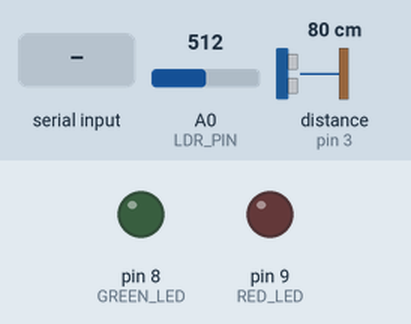
Bench run of a sketch on a simulated Arduino Uno, built with avr-gcc and run on an emulated ATmega328P. Parts: output pins drawn as LEDs (lit = HIGH). Inputs (shaded band) come from the test bench; at power-on: distance to the obstacle (sensor on pin 3) 80 cm, A0 (LDR_PIN) = 512. The echo pulse lasts 58.3 µs per cm; what the sketch prints to the serial monitor is not drawn.

Above: at 1.2 s.
1.3 s: "START\n" received over Serial
At 2.5 s:
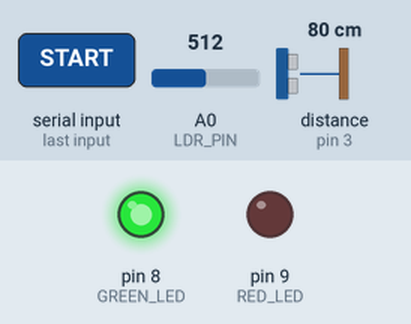
2.8 s: "GAME_OVER\n" received over Serial
At 3.2 s:
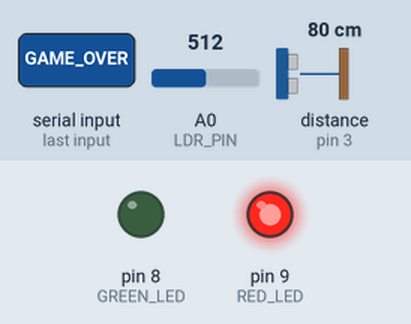
4.3 s: distance to the obstacle (sensor on pin 3) set to 54 cm
5.8 s: distance to the obstacle (sensor on pin 3) set to 46 cm
Timing chart, 0 to 8.8 s (numbered marks = the images above; inputs shaded):
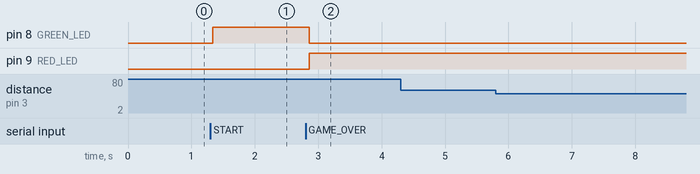

Measured:
- after the input at 1.3 s, pin 8 (GREEN_LED): LOW → HIGH at once
- after the input at 2.8 s, pin 8 (GREEN_LED): HIGH → LOW after 0.06 s; pin 9 (RED_LED): LOW → HIGH after 0.06 s
- after the input at 4.3 s, every drawn part: stays the same
- after the input at 5.8 s, every drawn part: stays the same

The sketch:

4.23test.ino
```cpp
#include <NewPing.h>

#define TRIGGER_PIN 2
#define ECHO_PIN 3
#define MAX_DISTANCE 400

#define LDR_PIN A0        // 光敏电阻
#define GREEN_LED 8       // 绿灯 = 游戏进行
#define RED_LED 9         // 红灯 = 游戏结束

NewPing sonar(TRIGGER_PIN, ECHO_PIN, MAX_DISTANCE);

unsigned long lastPingTime = 0;
const unsigned long pingInterval = 100;
int lastldrVal=1000;

void setup() {
  Serial.begin(9600);
  pinMode(LDR_PIN, INPUT);
  pinMode(GREEN_LED, OUTPUT);
  pinMode(RED_LED, OUTPUT);

  digitalWrite(GREEN_LED, LOW);
  digitalWrite(RED_LED, LOW);
}

void loop() {
  static String cmd = "";
  unsigned long now = millis();

  // 接收PC命令控制LED
  if (Serial.available()) {
    char c = Serial.read();
    if (c == '\n') {
      cmd.trim();
      if (cmd == "START") {
        digitalWrite(GREEN_LED, HIGH);
        digitalWrite(RED_LED, LOW);
      } else if (cmd == "GAME_OVER") {
        digitalWrite(GREEN_LED, LOW);
        digitalWrite(RED_LED, HIGH);
      }
      cmd = "";
    } else {
      cmd += c;
    }
  }
  // 获取超声波返回时间
  unsigned int pingTime = sonar.ping(); // 单位：微秒
  float distance=(pingTime/1000000.0)*343/2.0*100.0;//cm
  if(distance>50)
  {
    Serial.println("JUMP");
  }
  else if(distance<10)
  {
    Serial.println("CROUCH");
  }
  else
  {
    Serial.println("NONE");
  }
  // 光敏电阻：蹲下（低于阈值）
  int ldrVal = analogRead(LDR_PIN);
  if (ldrVal > 300 && lastldrVal<300) {
    Serial.println("dark");
  }
  else if(ldrVal<300 && lastldrVal>300)
  {
    Serial.println("light");
  }
  lastldrVal=ldrVal;
}
```
